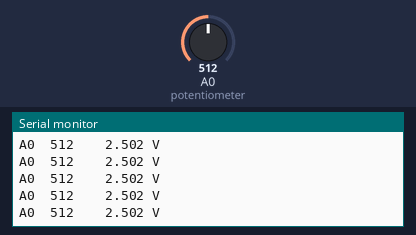
Simulated run of this sketch. Board: Arduino Uno, built with avr-gcc and run on an emulated ATmega328P. Shown: the last lines printed to the serial monitor. The test bench sets the inputs (shaded band); at power-on: A0 (potentiometer) = 512.

Above: at 1.4 s.
1.5 s: A0 (potentiometer) set to 716
At 1.8 s:
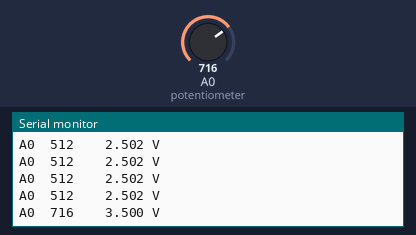
3.0 s: A0 (potentiometer) set to 900
At 3.0 s:
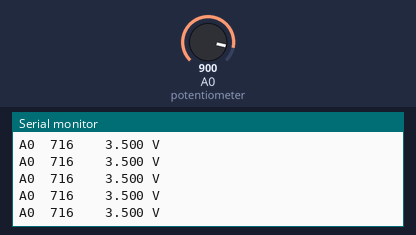
Timing chart, 0 to 6.0 s (numbered marks = the images above; inputs shaded):
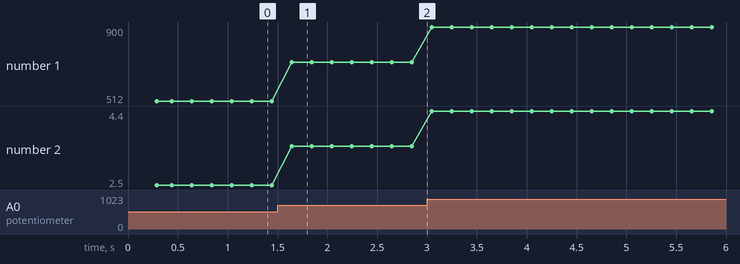

Measured:
- after the input at 1.5 s, the serial monitor: prints a new line after 0.14 s (image 1)
- plotted number 1: 512 → 716 after the input at 1.5 s, 716 → 900 after the input at 3.0 s
- plotted number 2: 2.5 → 3.5 after the input at 1.5 s, 3.5 → 4.4 after the input at 3.0 s

The sketch:

Parte3.ino
```cpp
/* **********************************************************************
 * LABORATORIO 02 - Parte 3
 * ADC con registros directos (sin analogRead)
 *
 * Conexiones:
 * - Potenciómetro 10kΩ: centro → A0, extremos → 5V y GND
 *
 * Explicación de registros ADC:
 * - ADMUX: Selecciona referencia de voltaje y canal
 * - ADCSRA: Controla habilitación, prescaler e inicio de conversión
 * - ADC: Registro de 16 bits con el resultado (10 bits útiles)
 * ********************************************************************** */

void adc_init() {
    // === CONFIGURACIÓN DE ADMUX (Multiplexor ADC) ===
    // Bits: REFS1 REFS0 ADLAR MUX4 MUX3 MUX2 MUX1 MUX0
    // REFS1=0, REFS0=1 -> Vref = AVcc (5V)
    // ADLAR=0 -> Resultado ajustado a la derecha (10 bits en ADC[9:0])
    // MUX[3:0]=0000 -> Canal ADC0 (pin A0)
    ADMUX = (1 << REFS0);  // Solo REFS0=1, los demás bits 0

    // === CONFIGURACIÓN DE ADCSRA (Control y Status) ===
    // Bits: ADEN ADSC ADATE ADIF ADIE ADPS2 ADPS1 ADPS0
    // ADEN=1 -> Habilita el ADC
    // ADPS2=1, ADPS1=1, ADPS0=1 -> Prescaler = 128
    // Frecuencia ADC = 16MHz / 128 = 125kHz (dentro del rango 50-200kHz)
    ADCSRA = (1 << ADEN) | (1 << ADPS2) | (1 << ADPS1) | (1 << ADPS0);

    // ADSC y ADATE se mantienen en 0 (conversión única, no automática)
    // ADIF y ADIE se mantienen en 0 (sin interrupción)
}

uint16_t adc_leer(uint8_t canal) {
    // Validar que el canal sea 0-7
    canal = canal & 0x07;  // Máscara para asegurar solo 3 bits (0-7)

    // 1. Seleccionar el canal en ADMUX
    // Limpiar bits MUX[3:0] (bits 0-3) y luego poner el canal
    ADMUX = (ADMUX & 0xF0) | (canal & 0x0F);
    // ADMUX & 0xF0: conserva bits superiores (REFS1, REFS0, ADLAR)
    // | (canal & 0x0F): escribe los 4 bits del canal en MUX[3:0]

    // 2. Iniciar conversión (ADSC = 1)
    ADCSRA |= (1 << ADSC);

    // 3. Esperar a que termine (ADSC vuelve a 0 automáticamente)
    while (ADCSRA & (1 << ADSC)) {
        // Espera activa (polling)
        // Podríamos añadir un timeout por seguridad
    }

    // 4. Leer el resultado del registro ADC (16 bits)
    // ADC es un registro de 16 bits: ADCH (alto) y ADCL (bajo)
    // La macro ADC lee ambos automáticamente
    return ADC;
}

void setup() {
    adc_init();          // Inicializar ADC con registros
    Serial.begin(9600);

    Serial.println(F("=== PARTE 3: ADC con REGISTROS ==="));
    Serial.println(F("Configuración:"));
    Serial.println(F("  Vref = AVcc (5V)"));
    Serial.println(F("  Prescaler = 128 -> 125 kHz"));
    Serial.println(F("  Canal = A0 (PC0)"));
    Serial.println(F(""));
    Serial.println(F("Gira el potenciómetro y observa los valores"));
    Serial.println(F("============================================\n"));
    Serial.println(F("Canal\tValor ADC\tVoltaje (V)"));
    Serial.println(F("-----\t---------\t-----------"));
}

void loop() {
    // Leer el canal ADC0 (pin A0)
    uint16_t valorADC = adc_leer(0);

    // Calcular voltaje: V = (valorADC * 5.0V) / 1023
    // Usar 1023.0 para convertir a float correctamente
    float voltaje = valorADC * (5.0f / 1023.0f);

    // Mostrar resultados en el Monitor Serial
    Serial.print(F("A0\t"));
    Serial.print(valorADC);
    Serial.print(F("\t\t"));
    Serial.print(voltaje, 3);  // 3 decimales
    Serial.println(F(" V"));

    delay(200);  // Pequeña pausa para lectura cómoda
}
```
